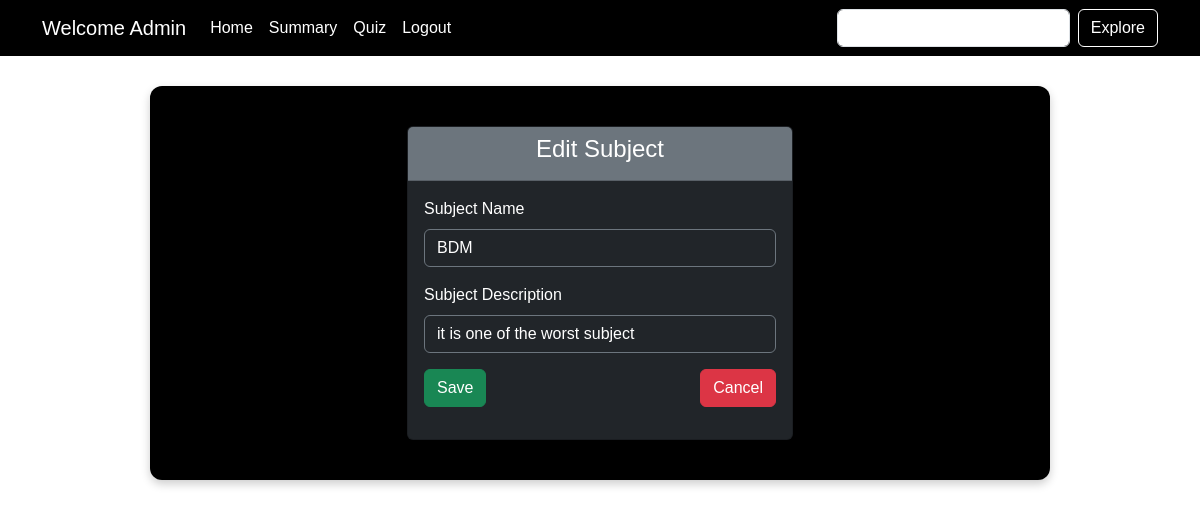
The page /edit_subject/3/ILMA on the database as committed earlier.
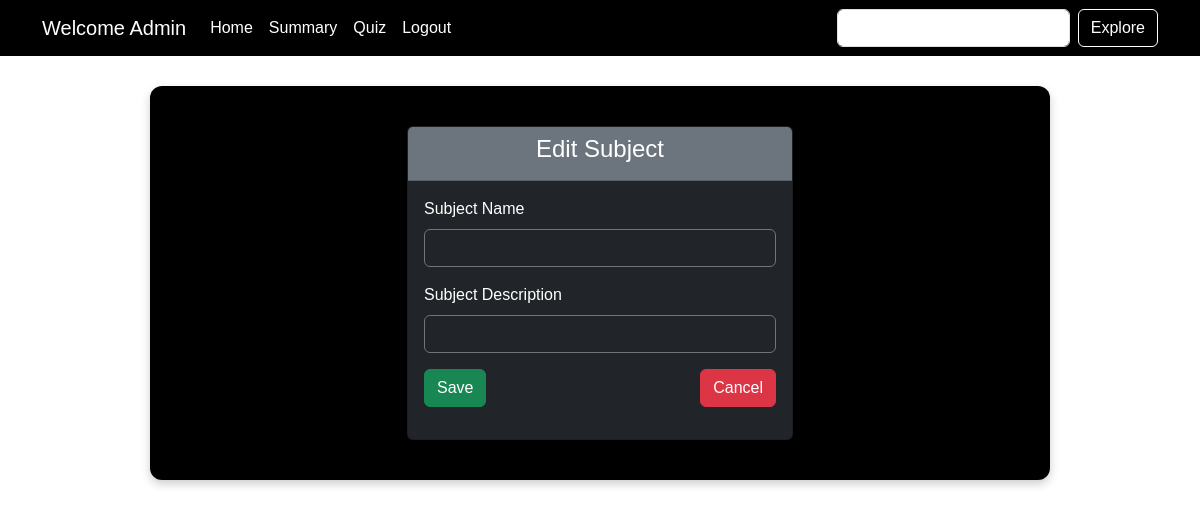
The same page on the database as committed later.
### backend/models.py (models this page shows)
class Subject(db.Model):
    __tablename__ = "subjects"
    id = db.Column(db.Integer, primary_key=True)
    subj_name = db.Column(db.String(80), nullable=False)
    subj_desc = db.Column(db.String(200))
    chapters = db.relationship("Chapter", backref="subjects", lazy=True, cascade="all,delete")

### backend/controllers.py (the view)
@app.route('/edit_subject/<id>/<name>', methods=['GET', 'POST'])
def edit_subject(id, name):
    subject = Subject.query.get(id)
    if request.method == 'POST':
        subject.subj_name = request.form.get('subject_name')
        subject.subj_desc = request.form.get('subject_description')
        db.session.commit()
        return redirect(url_for('admin_dashboard', name=name))
    return render_template('edit_subject.html', name=name, subject=subject)

### templates/edit_subject.html (shortened to what this page needs)
{% extends "admin_layout.html" %}
{% block content %}
  <div class="container">
    <div class="row justify-content-center">
      <div class="col-md-6">
        <div class="card bg-dark text-white">
          <div class="card-header text-center bg-secondary">
            <h4>Edit Subject</h4>
          </div>
          <div class="card-body">
            <form action="/edit_subject/{{subject.id}}/{{name}}" method="POST">
              <div class="mb-3">
                <label for="subject_name" class="form-label">Subject Name</label>
                <input type="text" class="form-control bg-dark text-white border-secondary placeholder-light"
                       name="subject_name" id="subject_name" value="{{subject.subj_name}}" required>
              </div>
              <div class="mb-3">
                <label for="subject_description" class="form-label">Subject Description</label>
                <input type="text" class="form-control bg-dark text-white border-secondary placeholder-light"
                       name="subject_description" id="subject_description" value="{{subject.subj_desc}}" required>
              </div>
              <div class="mb-3 d-flex justify-content-between">
                <button type="submit" class="btn btn-success">Save</button>
                <a href="/admin_dashboard/{{name}}" class="btn btn-danger">Cancel</a>
              </div>
            </form>
          </div>
        </div>
      </div>
    </div>
  </div>
{% endblock %}

Rows that differ between the two databases and show on the page:
removed Subject: subject_name "BDM", subject_description "it is one of the worst subject"
